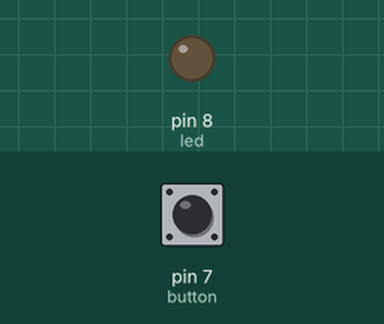
Bench run of a sketch on a simulated Arduino Uno, built with avr-gcc and run on an emulated ATmega328P. Parts: output pins drawn as LEDs (lit = HIGH). Inputs (shaded band) come from the test bench; at power-on: pin 7 (button) LOW.

Above: at 1.2 s.
1.3 s: pin 7 (button) pulled HIGH for 0.15 s
At 2.1 s:
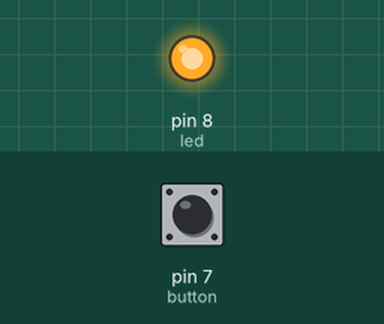
2.9 s: pin 7 (button) pulled HIGH for 1 s
At 3.3 s:
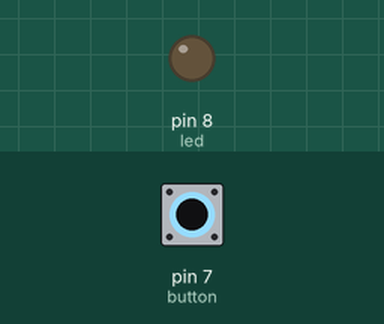
5.4 s: pin 7 (button) pulled HIGH for 3.2 s
At 6.4 s:
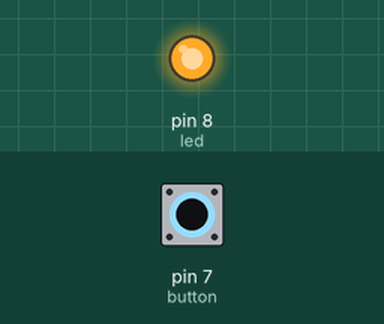
Timing chart, 0 to 8.4 s (numbered marks = the images above; inputs shaded):
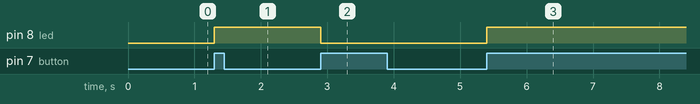

The sketch:

scenario3_state-based_alarm.ino
```cpp
const int led = 8;
const int button = 7;

boolean buttonPressed = false;

void setup() {
  pinMode(led, OUTPUT);
  pinMode(button, INPUT);
}

void loop() {
  // initially the led is off (state 1),
  // pushing the button once switches the led on (state 2),
  // pushing it the second time switches the led off (back to state 1)
  if (digitalRead(button) == HIGH && !buttonPressed) {
    buttonPressed = true;
	if (digitalRead(led) == LOW) {
		digitalWrite(led, HIGH);
	} else {
		digitalWrite(led, LOW);
	}
  } else if (digitalRead(button) == LOW) {
    buttonPressed = false;
  }
}
```

Measured:
- after the input at 1.3 s, pin 8 (led): LOW → HIGH at once
- after the input at 2.9 s, pin 8 (led): HIGH → LOW at once
- after the input at 5.4 s, pin 8 (led): LOW → HIGH at once
